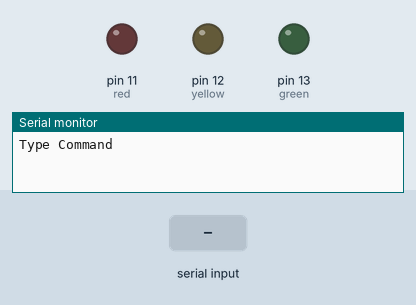
Bench run of a sketch on a simulated Arduino Uno, built with avr-gcc and run on an emulated ATmega328P. Shown: output pins drawn as LEDs (lit = HIGH), the last lines printed to the serial monitor. Dashed ring = blinking. The inputs (shaded band) are chosen by the test bench.

Above: at 3.2 s.
3.3 s: "3\n" received over Serial
At 3.7 s:
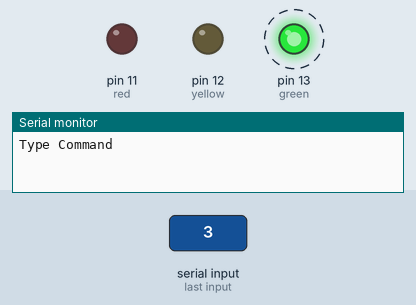
6.3 s: "1\n" received over Serial
At 7.2 s:
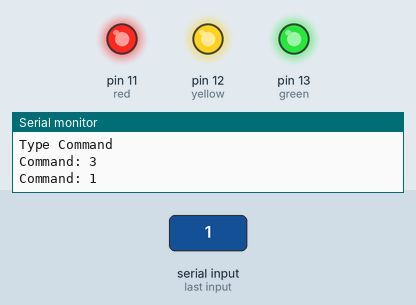
7.8 s: "3\n" received over Serial
At 8.7 s:
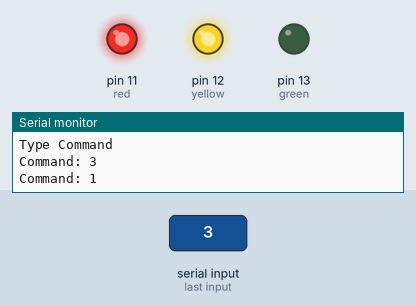
10.3 s: "2\n" received over Serial
At 10.7 s:
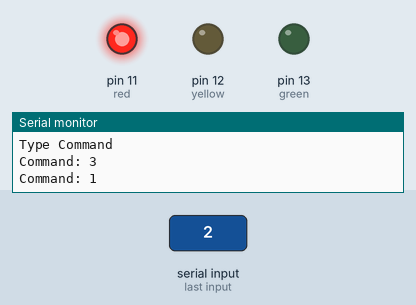
12.3 s: "+\n" received over Serial
At 13.0 s:
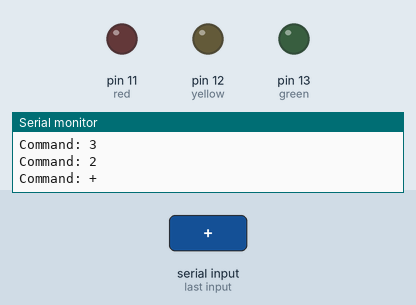
Timing chart, 0 to 14.8 s (numbered marks = the images above; inputs shaded):
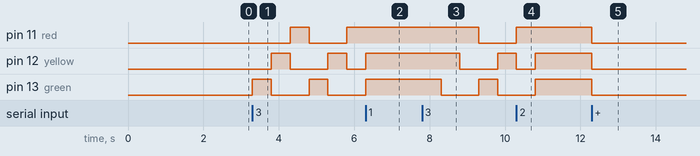

Measured:
- after the input at 3.3 s, pin 11 (red): LOW → HIGH after 1.0 s, → LOW 0.50 s later, → HIGH 1.0 s later; pin 12 (yellow): alternates HIGH for 0.50 s and LOW for 1.0 s, starting after 0.50 s; pin 13 (green): alternates HIGH for 0.50 s and LOW for 1.0 s, starting at once
- after the input at 6.3 s, pin 11 (red): stays HIGH (without the input it goes to LOW after 0.00 s); pin 13 (green): goes on until 6.3 s, then stays HIGH
- after the input at 7.8 s, pin 11 (red): HIGH → LOW after 1.5 s; pin 12 (yellow): HIGH → LOW after 1.0 s, → HIGH 1.0 s later; pin 13 (green): HIGH → LOW after 0.50 s, → HIGH 1.0 s later, → LOW 0.50 s later
- after the input at 10.3 s, pin 11 (red): goes on until 10.3 s, then stays HIGH; pin 13 (green): goes on until 10.8 s, then stays HIGH
- after the input at 12.3 s, pin 11 (red), pin 12 (yellow), pin 13 (green): HIGH → LOW at once

The sketch:

userinputlight.ino
```cpp
/**
 *
 * when the user enters ‘1’ all lights turn on
 * when the user enters ‘2’ all lights flash
 * when the user enters ‘3’ lights cycle repeatedly
 * when the user enters ‘q’ or ‘e’ the lights turn off
 * when + or - is pressed the speed of the LED increase or decrease
 *
 */

// Libraries

// Initialize const variables
#define green 13  // green pin
#define yellow 12 // yellow pin
#define red 11    // red pin
// Initialize variables
String input;
int time = 500;
int flag;
// flags

void setup()
{
    Serial.begin(9600);
    pinMode(green, OUTPUT);
    pinMode(yellow, OUTPUT);
    pinMode(red, OUTPUT);
    delay(2000);
    Serial.println("Type Command");
}
void loop()
{
    if (Serial.available())
    {
        input = Serial.readStringUntil('\n'); // gets input until newline
        input.trim();                         // trims the extra bits off input

        if (input.equals("1"))
        {
            allOn();
        }
        else if (input.equals("2"))
        {
            flash();
        }
        else if (input.equals("3"))
        {
            cycle();
        }
        else if (input.equals("q") || input.equals("e"))
        {
            stop();
        }
        else if (input.equals("+"))
        {
            speedUp();
        }
        else if (input.equals("-"))
        {
            slowDown();
        }
        Serial.print("Command: ");
        Serial.println(input);
    }
}
void allOn()
{
    digitalWrite(green, HIGH);  // turns on green
    digitalWrite(yellow, HIGH); // turns on yellow
    digitalWrite(red, HIGH);    // turns on red
}
void flash()
{
    digitalWrite(green, HIGH);  // turns on green
    digitalWrite(yellow, HIGH); // turns on yellow
    digitalWrite(red, HIGH);    // turns on red
    delay(time);

    digitalWrite(green, LOW);  // turns off green
    digitalWrite(yellow, LOW); // turns off yellow
    digitalWrite(red, LOW);    // turns off red

    flag = Serial.peek(); // reads start of serial
    if (flag == -1)       // checks if serial is nothing if so loop
    {
        flash(); // loops
    }
}
void cycle()
{
    digitalWrite(green, HIGH); // turns on green
    delay(time);
    digitalWrite(green, LOW);   // turns off green
    digitalWrite(yellow, HIGH); // turns on yellow
    delay(time);
    digitalWrite(yellow, LOW); // turns off yellow
    digitalWrite(red, HIGH);   // turns on red
    delay(time);
    digitalWrite(red, LOW); // turns off red
    flag = Serial.peek();   // reads start of serial
    if (flag == -1)         // checks if serial is nothing if so loop
    {
        cycle(); // loops
    }
}
void stop()
{
    digitalWrite(green, LOW);  // turns off green
    digitalWrite(yellow, LOW); // turns off yellow
    digitalWrite(red, LOW);    // turns off red
}
void speedUp()
{
    time = time - 100;
}
void slowDown()
{
    time = time + 100;
}
void reset()
{
}
```
